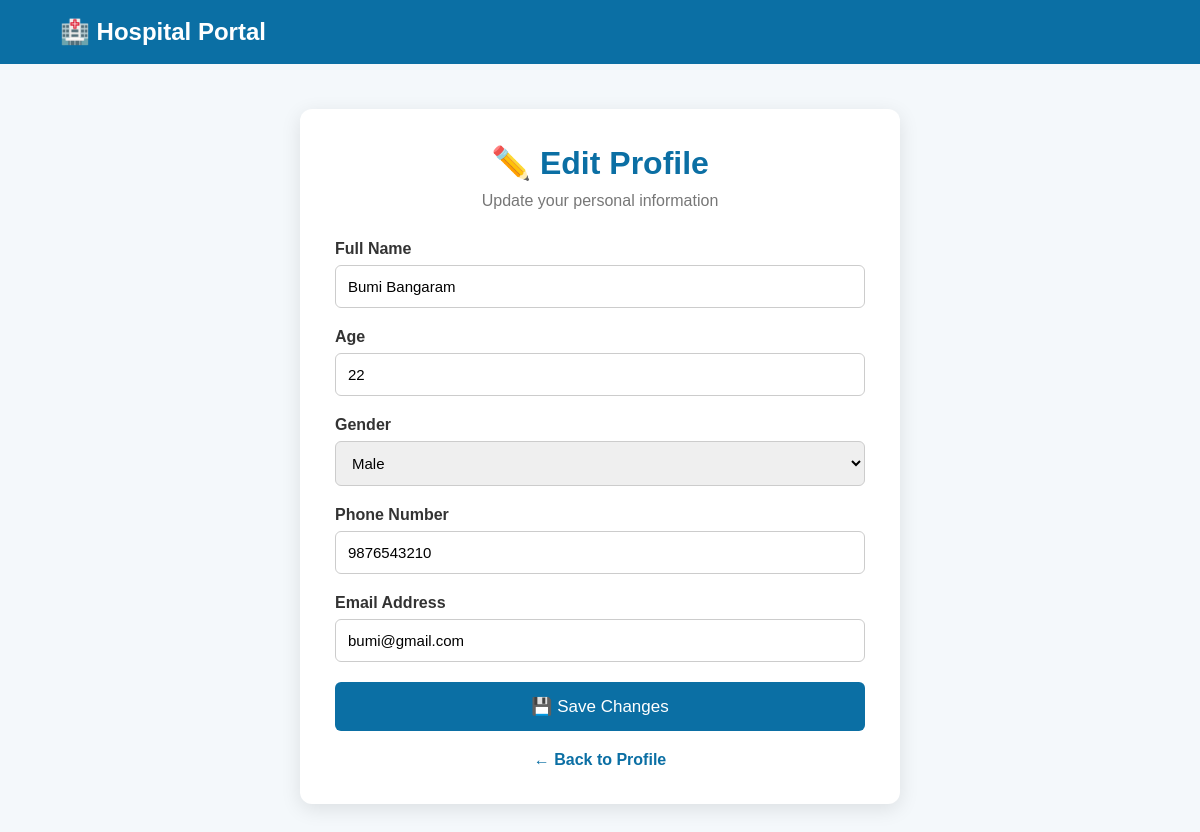
Screenshot of /edit-profile (signed in) with the database file from the repository.
### tables this page shows
CREATE TABLE patients (
            id INTEGER PRIMARY KEY AUTOINCREMENT,
            name TEXT NOT NULL,
            age INTEGER NOT NULL,
            gender TEXT NOT NULL,
            phone TEXT NOT NULL,
            email TEXT UNIQUE NOT NULL,
            password TEXT NOT NULL
        );

### app.py (the view, shortened to what this page needs)
@app.route("/edit-profile", methods=["GET", "POST"])
def edit_profile():
    if "patient_id" not in session:
        return redirect(url_for("login"))
    connection = get_database()
    if request.method == "GET":
        patient = connection.execute(
            """
            SELECT *
            FROM patients
            WHERE id = ?
            """,
            (session["patient_id"],)
        ).fetchone()
        connection.close()
        return render_template(
            "edit_profile.html",
            patient=patient
        )

### app.py (called while the page is built)
def get_database():
    connection = sqlite3.connect("hospital.db")
    connection.row_factory = sqlite3.Row
    return connection

### templates/edit_profile.html (shortened to what this page needs)
<!DOCTYPE html>
<html lang="en">
<head>
</head>
<body>
    <nav>
        <div class="logo">
            🏥 Hospital Portal
        </div>
    </nav>
    <div class="container">
        <h1>
            ✏️ Edit Profile
        </h1>
        <p class="subtitle">
            Update your personal information
        </p>
        <form method="POST">
            <label>
                Full Name
            </label>
            <input
                type="text"
                name="name"
                value="{{ patient['name'] }}"
                required
            >
            <label>
                Age
            </label>
            <input
                type="number"
                name="age"
                value="{{ patient['age'] }}"
                min="1"
                max="120"
                required
            >
            <label>
                Gender
            </label>
            <select
                name="gender"
                required
            >
                <option
                    value="Male"
                    {% if patient['gender'] == 'Male' %}
                        selected
                    {% endif %}
                >
                    Male
                </option>
            </select>
            <label>
                Phone Number
            </label>
            <input
                type="tel"
                name="phone"
                value="{{ patient['phone'] }}"
                required
            >
            <label>
                Email Address
            </label>
            <input
                type="email"
                name="email"
                value="{{ patient['email'] }}"
                required
            >
            <button
                type="submit"
                class="save-btn"
            >
                💾 Save Changes
            </button>
        </form>
        <a
            href="{{ url_for('my_profile') }}"
            class="back"
        >
            ← Back to Profile
        </a>
    </div>
</body>
</html>

### templates/edit_profile.html (style rules this page uses)
* { margin: 0; padding: 0; box-sizing: border-box; font-family: Arial, sans-serif; }
body { background: #f4f8fb; min-height: 100vh; color: #333; }
nav { background: #0b6fa4; padding: 18px 60px; }
.logo { color: white; font-size: 24px; font-weight: bold; }
.container { width: 600px; max-width: 92%; margin: 45px auto; background: white; padding: 35px; border-radius: 12px; box-shadow: 0 5px 20px rgba(0, 0, 0, 0.1); }
h1 { text-align: center; color: #0b6fa4; margin-bottom: 10px; }
.subtitle { text-align: center; color: #777; margin-bottom: 30px; }
label { display: block; margin-bottom: 7px; font-weight: bold; color: #333; }
input, select { width: 100%; padding: 12px; margin-bottom: 20px; border: 1px solid #ccc; border-radius: 6px; font-size: 15px; }
.save-btn { width: 100%; padding: 14px; background: #0b6fa4; color: white; border: none; border-radius: 6px; font-size: 17px; cursor: pointer; }
.back { display: block; text-align: center; margin-top: 20px; color: #0b6fa4; text-decoration: none; font-weight: bold; }

### rows the page displays
patients: name "Bumi Bangaram", age "22", gender "Male", phone "9876543210", email "bumi@gmail.com"
